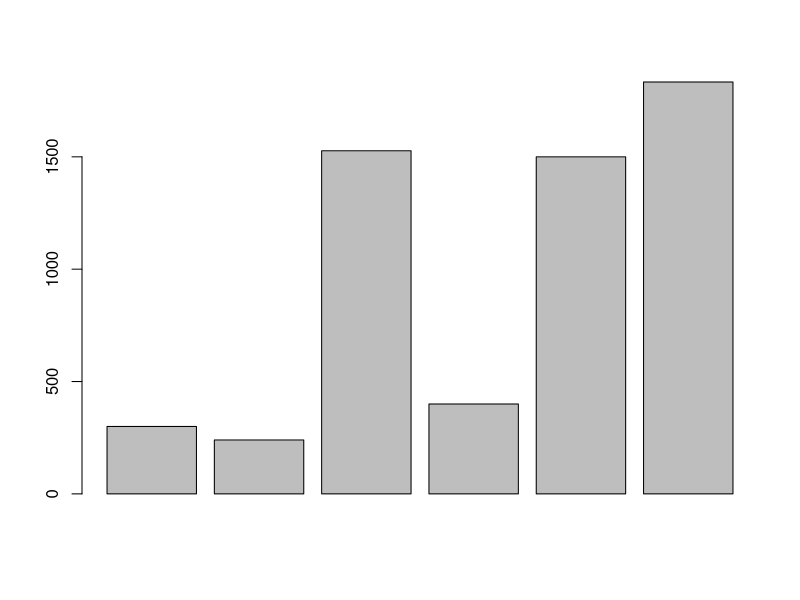
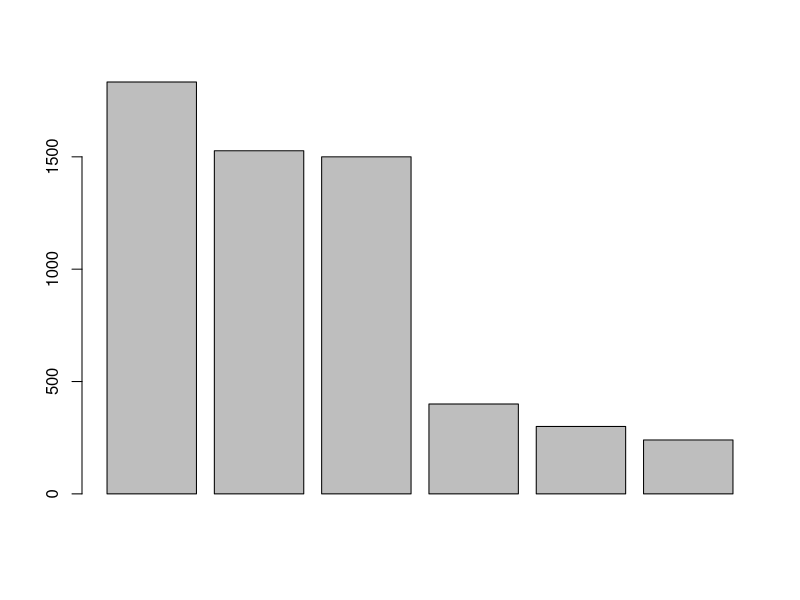
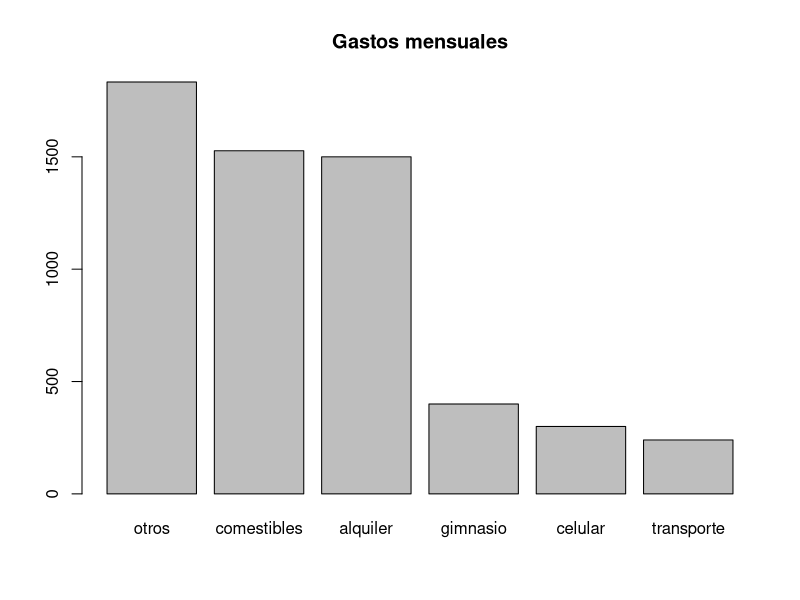

Write the R code that produced these figures, in order.
#Gastos mensuales
300 + 240 + 1527 + 400 + 1500 + 183
celular <- 300
celular
transporte <- 240
comestibles <- 1527
gimnasio <- 400
alquiler <- 1500
otros <- 1833
total <- celular+transporte+comestibles+gimnasio+alquiler+otros
semestre <- total*5
anual <- total*10
#Valor absoluto
abs(10)
abs(-4)

#Raíz cuadrada
sqrt(9)


#Logaritmo natural
log(2)

2*9
4+5 #tambien se puede colocar un comentario

celular <- 300
Celular <--300
CELULAR <- 8000

celular+Celular
CELULAR-celular
help(abs)
help(mean)
?abs
?mean
help.search("absolute")

gastos <- c(celular, transporte, comestibles, gimnasio, alquiler, otros)

gastos

barplot(gastos)
?sort
gastos_ord <- sort(gastos, decreasing = TRUE)
barplot(gastos_ord)
help("barplot")
barplot(gastos_ord, main = "Gastos mensuales", names.arg = c("otros", "comestibles", 
                                                             "alquiler", "gimnasio",
                                                             "celular", "transporte"))



